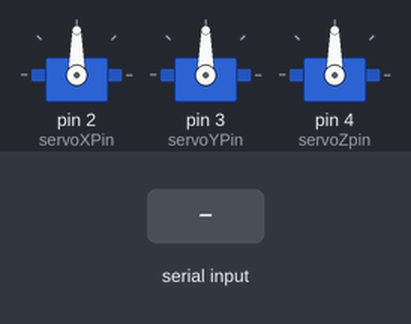
A sketch run on a simulated Arduino Uno, built with avr-gcc and run on an emulated ATmega328P. On the bench: 3 × servo. Inputs (shaded band) come from the test bench.

Above: at 1.2 s.
1.3 s: "n" received over Serial
At 1.8 s:
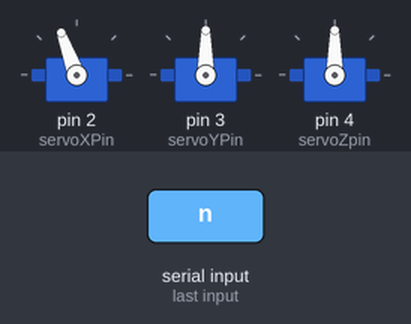
2.8 s: byte 30 (30) received over Serial
At 4.0 s:
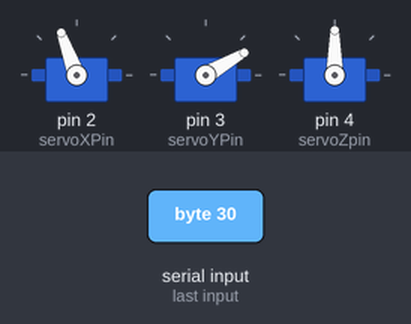
4.3 s: byte 180 (180) received over Serial
At 5.3 s:
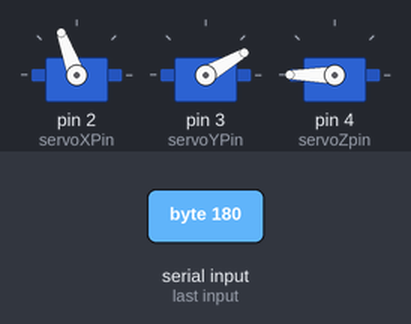
5.8 s: byte 40 (40) received over Serial
At 6.4 s:
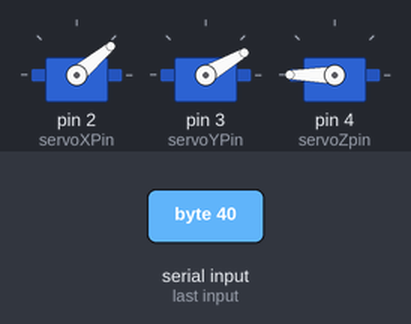
7.3 s: "F" received over Serial
At 7.6 s:
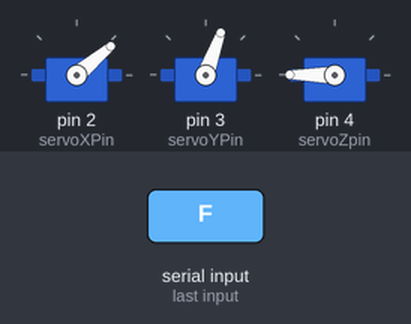
8.8 s: "n" received over Serial
At 9.9 s:
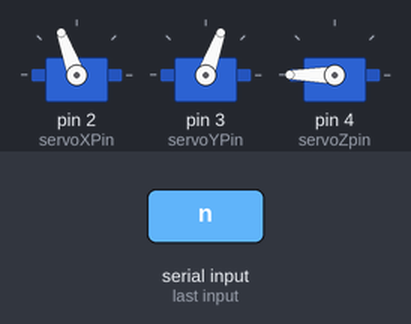
Timing chart, 0 to 11.3 s (numbered marks = the images above; inputs shaded):
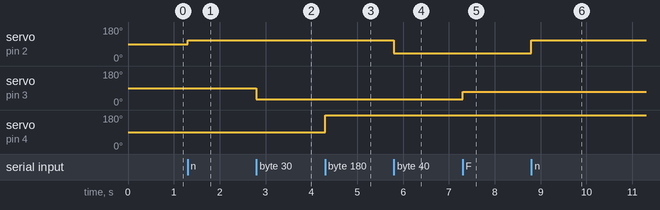

The sketch:

3_moving_arms_ard.ino
```cpp
#include <Servo.h>

Servo servoX;  // create servo object to control an X axis servo
Servo servoY;
Servo servoZ;

int servoXPin = 2;  // what pins are our servos connected to?
int servoYPin = 3;
int servoZpin = 4;

int posX = 0;    // variable to store the servo position
int posY = 0;
int posZ = 0;

int inByte = 0;


void setup() {
  Serial.begin(9600);  // we're gonna use serial comm.

  // "attach" servos
  servoX.attach(servoXPin);  // attaches the servo on pin 5 to the servo object
  servoY.attach(servoYPin);
  servoZ.attach(servoZpin);
}

void loop() {


while (Serial.available()){
  inByte = Serial.read();

  if (inByte == 110 ) {
  servoX.write(inByte);
  }
 if(inByte == 30){
  servoY.write(inByte);
 }
 if(inByte == 180) {
  servoZ.write(inByte);
 }
 if(inByte == 70){
  servoY.write(inByte);
 }
 if(inByte == 40){
  servoX.write(inByte);
 }

}

}
```

Measured:
- after the input at 1.3 s, servo on pin 2 (servoXPin): 90° → 110° at once
- after the input at 2.8 s, servo on pin 3 (servoYPin): 90° → 30° at once
- after the input at 4.3 s, servo on pin 4 (servoZpin): 90° → 180° at once
- after the input at 5.8 s, servo on pin 2 (servoXPin): 110° → 40° at once
- after the input at 7.3 s, servo on pin 3 (servoYPin): 30° → 70° at once
- after the input at 8.8 s, servo on pin 2 (servoXPin): 40° → 110° at once
